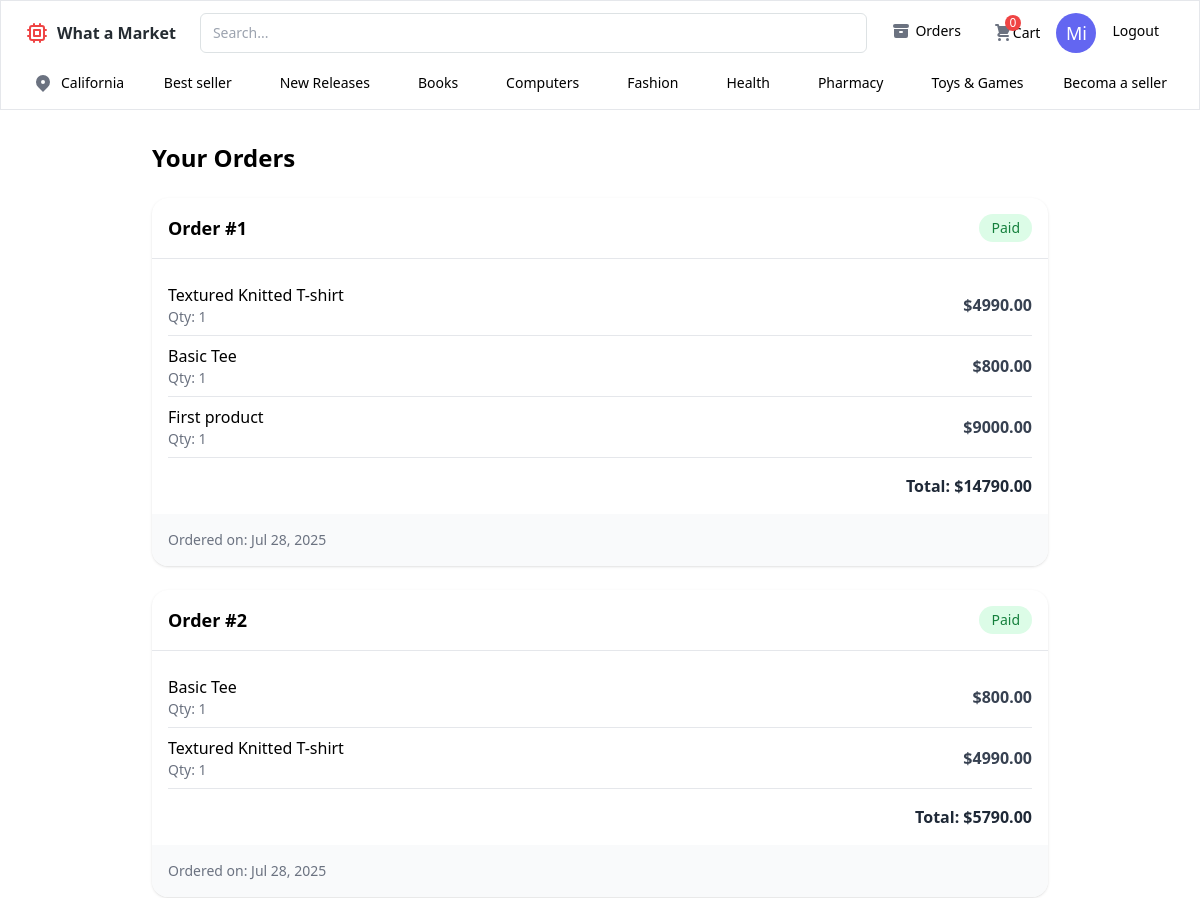
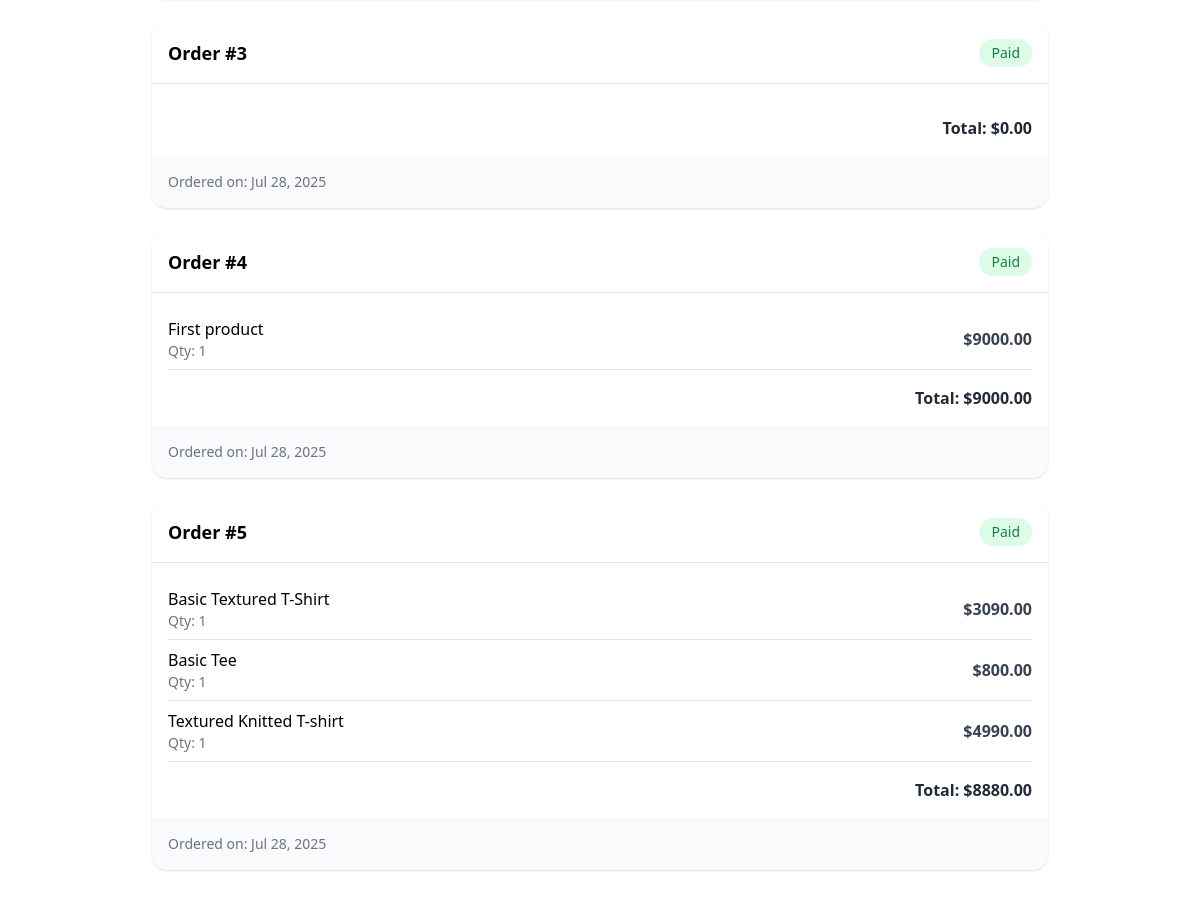
/orders (signed in), run on the app's committed database (2 pictures, top to bottom).
### Phase2/app/models.py (models this page shows)
class User(UserMixin , db.Model):
    __tablename__ = "users"
    id = db.Column(db.Integer , primary_key=True)
    username = db.Column(db.String(150), unique=True, nullable=False)
    email = db.Column(db.String(150), unique=True, nullable=False)
    password = db.Column(db.String(256),nullable=False)
    is_admin = db.Column(db.Boolean , default=False)
    orders = db.relationship("Order", backref="user", lazy=True)
    cart_items = db.relationship("CartItem", backref="user", lazy=True)

class Order(db.Model):
    __tablename__ = "orders"
    id = db.Column(db.Integer , primary_key=True)
    created_at = db.Column(db.DateTime , default=datetime.utcnow)
    user_id = db.Column(db.Integer , db.ForeignKey('users.id'))
    status = db.Column(db.String(150), default="Pending")
    items = db.relationship('OrderItem', backref="order", lazy=True)
    payment = db.relationship("Payment", backref='order', lazy=True,uselist=False)

class OrderItem(db.Model):
    __tablename__ = "order_items"
    id = db.Column(db.Integer , primary_key=True)
    order_id = db.Column(db.Integer , db.ForeignKey('orders.id'))
    product_id = db.Column(db.Integer , db.ForeignKey('products.id'))
    quantity = db.Column(db.Integer , default=1)
    product = db.relationship('Product')

class Product(db.Model):
    __tablename__ = "products"
    id  = db.Column(db.Integer , primary_key=True)
    name = db.Column(db.String(150), nullable=False)
    description = db.Column(db.Text , nullable=False)
    price = db.Column(db.Float , nullable=False)
    stock = db.Column(db.Integer , default=0)
    image = db.Column(db.String(256))

### Phase2/app/__init__.py (the view)
     @app.route("/orders")
     @login_required
     def orders():
          orders = (
               Order.query
               .options(
                    selectinload(Order.items).selectinload(OrderItem.product)
               )
               .filter_by(user_id=current_user.id)
               .all()
          )
          for order in orders:
               order.total_amount = sum(
                    item.product.price * item.quantity for item in order.items
               )
          return render_template("order.html", current_user=current_user, orders=orders)

### Phase2/templates/order.html (shortened to what this page needs)
{% extends "base.html" %}
{% block content %}
{% include "nav.html" %}
<div class="max-w-4xl mx-auto py-8">
    <h2 class="text-2xl font-bold mb-6">Your Orders</h2>
    {% for order in orders %}
      <div class="bg-white shadow rounded-2xl mb-6">
        <div class="p-4 border-b flex justify-between items-center">
          <div class="text-lg font-semibold">Order #{{ order.id }}</div>
          <span class="text-sm px-3 py-1 bg-green-100 text-green-700 rounded-full">{{ order.status }}</span>
        </div>
        <div class="p-4">
          {% for item in order.items %}
            <div class="flex justify-between items-center py-2 border-b last:border-none">
              <div>
                <div class="font-medium">{{ item.product.name }}</div>
                <div class="text-sm text-gray-500">Qty: {{ item.quantity }}</div>
              </div>
              <div class="font-semibold text-gray-700">${{ "%.2f"|format(item.product.price * item.quantity) }}</div>
            </div>
          {% endfor %}
          <div class="text-right mt-4 text-gray-800">
            <span class="font-semibold">Total: ${{ "%.2f"|format(order.total_amount) }}</span>
          </div>
        </div>
        <div class="bg-gray-50 text-sm text-gray-500 p-4 rounded-b-2xl">
          Ordered on: {{ order.created_at.strftime('%b %d, %Y') }}
        </div>
      </div>
    {% else %}
      <p class="text-gray-600">You haven't placed any orders yet.</p>
    {% endfor %}
  </div>
{% endblock %}

### Phase2/templates/nav.html (shortened to what this page needs)
<div class="bg-white">
    <div class="border py-3 px-6">
      <div class="flex justify-between">
        <div class="flex items-center">
          <a href="{{url_for("home")}}" class="ml-2 font-semibold text-[#252C32]">What a Market</a>
        </div>
        <div class="ml-6 flex flex-1 gap-x-3">
          <input type="text"  class="w-full rounded-md border border-[#DDE2E4] px-3 py-2 text-sm" placeholder="Search..." />
        </div>
        <div class="ml-2 flex">
          {% if current_user.is_authenticated %}
          <a href="{{url_for("orders")}}">
            <div class="flex cursor-pointer items-center gap-x-1 rounded-md py-2 px-4 hover:bg-gray-100">
              <svg xmlns="http://www.w3.org/2000/svg" class="h-5 w-5 text-gray-500" viewBox="0 0 20 20" fill="currentColor">
                <path d="M4 3a2 2 0 100 4h12a2 2 0 100-4H4z" />
                <path fill-rule="evenodd" d="M3 8h14v7a2 2 0 01-2 2H5a2 2 0 01-2-2V8zm5 3a1 1 0 011-1h2a1 1 0 110 2H9a1 1 0 01-1-1z" clip-rule="evenodd" />
              </svg>
              <span class="text-sm font-medium">Orders</span>
            </div>
          </a>
          {% endif %}
          <div class="flex cursor-pointer items-center gap-x-1 rounded-md py-2 px-4 hover:bg-gray-100">
            <a href="{{url_for("cart")}}" class="flex">
              <div class="relative">
                <span class="absolute -top-2 -right-2 flex h-4 w-4 items-center justify-center rounded-full bg-red-500 p-2 text-xs text-white">
                  {{cartData | length}}
                </span>
              </div>
              <span class="text-sm font-medium">Cart</span>
            </a>
          </div>
          {% if not current_user.username %}
          <div class="ml-2 flex cursor-pointer items-center gap-x-1 rounded-md border py-2 px-4 hover:bg-gray-100">
           <a href="{{url_for('auth.login')}}">
               <span class="text-sm font-medium">Sign in</span>
           </a>
          </div>
           {% else %}
           <div class="inline-flex items-center justify-center w-[40px] h-[40px] text-[18px] text-white bg-indigo-500 rounded-full">
            {{current_user.username[0:2]}}
        </div>
           {% endif %}
        </div>
        {% if current_user.is_authenticated %}
          <a href="{{url_for("auth.logout")}}">
            <div class="flex cursor-pointer items-center gap-x-1 rounded-md py-2 px-4 hover:bg-gray-100">
              <span class="text-sm font-medium">Logout</span>
            </div>
          </a>
          {% endif %}
      </div>
      <div class="mt-4 flex items-center justify-between">
        <div class="flex gap-x-2 py-1 px-2">
          <svg xmlns="http://www.w3.org/2000/svg" class="h-5 w-5 text-gray-500" viewBox="0 0 20 20" fill="currentColor">
            <path fill-rule="evenodd" d="M5.05 4.05a7 7 0 119.9 9.9L10 18.9l-4.95-4.95a7 7 0 010-9.9zM10 11a2 2 0 100-4 2 2 0 000 4z" clip-rule="evenodd" />
          </svg>
          <span class="text-sm font-medium">California</span>
        </div>
        <div class="flex gap-x-8">
          <span class="cursor-pointer rounded-sm py-1 px-2 text-sm font-medium hover:bg-gray-100">Best seller</span>
          <span class="cursor-pointer rounded-sm py-1 px-2 text-sm font-medium hover:bg-gray-100">New Releases</span>
          <span class="cursor-pointer rounded-sm py-1 px-2 text-sm font-medium hover:bg-gray-100">Books</span>
          <span class="cursor-pointer rounded-sm py-1 px-2 text-sm font-medium hover:bg-gray-100">Computers</span>
          <span class="cursor-pointer rounded-sm py-1 px-2 text-sm font-medium hover:bg-gray-100">Fashion</span>
          <span class="cursor-pointer rounded-sm py-1 px-2 text-sm font-medium hover:bg-gray-100">Health</span>
          <span class="cursor-pointer rounded-sm py-1 px-2 text-sm font-medium hover:bg-gray-100">Pharmacy</span>
          <span class="cursor-pointer rounded-sm py-1 px-2 text-sm font-medium hover:bg-gray-100">Toys & Games</span>
        </div>
        <span class="cursor-pointer rounded-sm py-1 px-2 text-sm font-medium hover:bg-gray-100">Becoma a seller</span>
      </div>
    </div>
  </div>

### data on the page
User: username "Mi"
Order: id "1", status "Paid", total_amount "14790.00", created_at "Jul 28, 2025"
OrderItem: product.name "Textured Knitted T-shirt", quantity "1"
Product: item.product.price*item.quantity "4990.00"
OrderItem: product.name "Basic Tee", quantity "1"
Product: item.product.price*item.quantity "800.00"
OrderItem: product.name "First product", quantity "1"
Product: item.product.price*item.quantity "9000.00"
Order: id "2", status "Paid", total_amount "5790.00", created_at "Jul 28, 2025"
OrderItem: product.name "Basic Tee", quantity "1"
OrderItem: product.name "Textured Knitted T-shirt", quantity "1"
Order: id "3", status "Paid", total_amount "0.00", created_at "Jul 28, 2025"
Order: id "4", status "Paid", total_amount "9000.00", created_at "Jul 28, 2025"
OrderItem: product.name "First product", quantity "1"
Order: id "5", status "Paid", total_amount "8880.00", created_at "Jul 28, 2025"
OrderItem: product.name "Basic Textured T-Shirt", quantity "1"
Product: item.product.price*item.quantity "3090.00"
OrderItem: product.name "Basic Tee", quantity "1"
OrderItem: product.name "Textured Knitted T-shirt", quantity "1"

### other printed values
{{ cartData | length }} "0"
